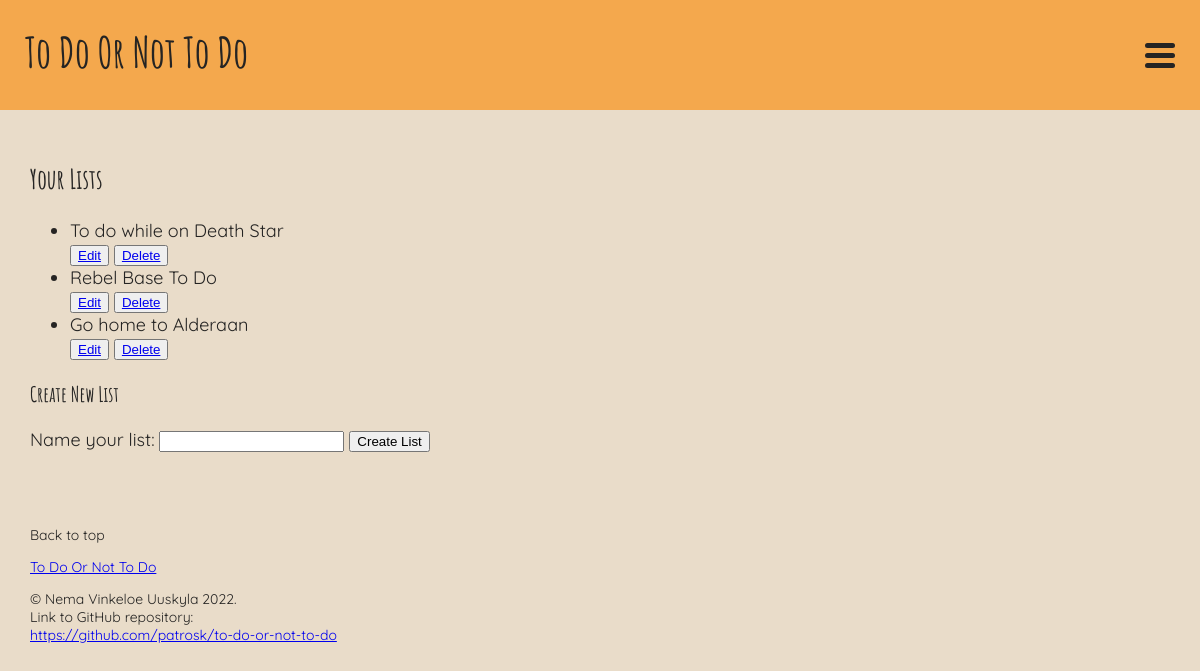
/lists.php (signed in), run on an earlier commit of the app's database.
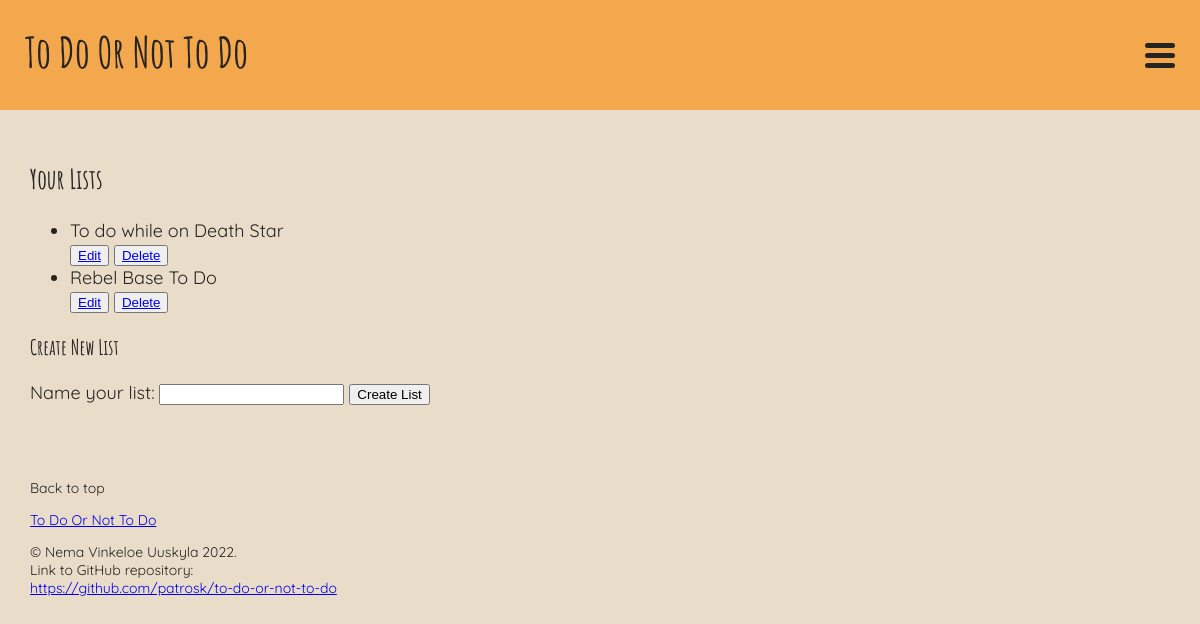
And on a later commit of the database.
### tables this page shows
CREATE TABLE lists (
	id INTEGER PRIMARY KEY AUTOINCREMENT,
	title VARCHAR,
	user_id VARCHAR,
	FOREIGN KEY (user_id) REFERENCES users(id)
);

### app/functions.php (called while the page is built, shortened)
<?php
function get_lists(object $database)
{
    $user_id = $_SESSION['user']['id'];
    $statement = $database->prepare("SELECT * FROM lists WHERE user_id = :id");
    $statement->bindParam(':id', $user_id, PDO::PARAM_INT);
    $statement->execute();
    $lists = $statement->fetchAll(PDO::FETCH_ASSOC);
    return $lists;
}

### lists.php (the view, shortened to what this page needs)
<?php
require __DIR__ . '/app/autoload.php';
require __DIR__ . '/views/header.php';
require __DIR__ . '/views/navigation.php'; ?>
<h2>Your Lists</h2>
<ul>
    <?php
    $lists = get_lists($database);
    foreach ($lists as $list) : ?>
        <li>
            <?= $list['title'] ?><br>
            <button>
                <a href="/single_list.php?id=<?= $list['id']; ?>">Edit </a>
            </button>
            <button>
                <a href="/app/lists/delete.php?id=<?= $list['id']; ?>">Delete </a>
            </button>
        </li>
    <?php endforeach ?>
</ul>
<h3>Create New List</h3>
<form action="/app/lists/create.php" method="post">
    <label for="title">Name your list:</label>
    <input name="title" id="title" type="text">
    <button type="submit">Create List</button>
</form>
<?php require __DIR__ . '/views/footer.php';

What changed in the data, as far as the page shows it:
removed lists: title "Go home to Alderaan"
